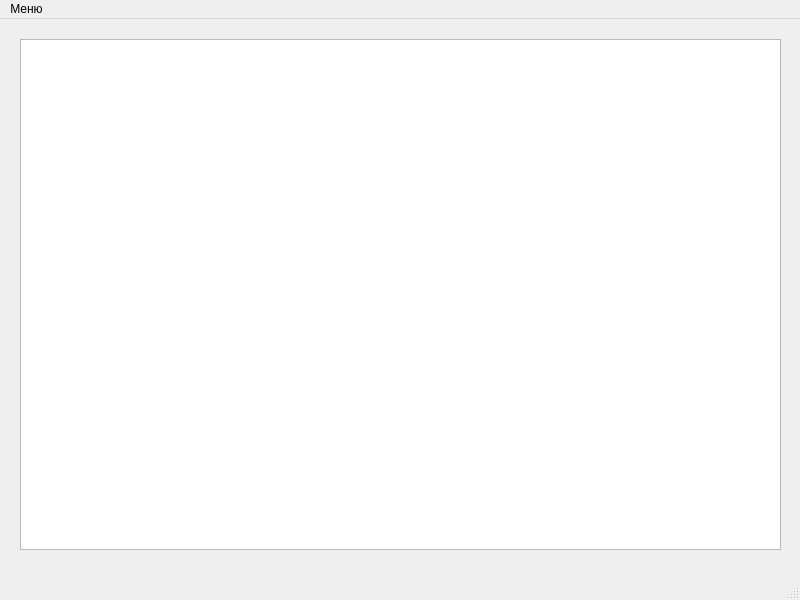
<?xml version="1.0" encoding="UTF-8"?>
<ui version="4.0">
 <class>MainWindow</class>
 <widget class="QMainWindow" name="MainWindow">
  <property name="geometry">
   <rect>
    <x>0</x>
    <y>0</y>
    <width>800</width>
    <height>600</height>
   </rect>
  </property>
  <property name="windowTitle">
   <string>Лабораторная работа №1</string>
  </property>
  <widget class="QWidget" name="centralwidget">
   <widget class="QTextEdit" name="textEdit">
    <property name="geometry">
     <rect>
      <x>20</x>
      <y>20</y>
      <width>761</width>
      <height>511</height>
     </rect>
    </property>
   </widget>
  </widget>
  <widget class="QMenuBar" name="menubar">
   <property name="geometry">
    <rect>
     <x>0</x>
     <y>0</y>
     <width>800</width>
     <height>24</height>
    </rect>
   </property>
   <widget class="QMenu" name="menu">
    <property name="title">
     <string>Меню</string>
    </property>
    <addaction name="action"/>
    <addaction name="action_2"/>
   </widget>
   <addaction name="menu"/>
  </widget>
  <widget class="QStatusBar" name="statusbar"/>
  <action name="action">
   <property name="text">
    <string>Авторы</string>
   </property>
  </action>
  <action name="action_2">
   <property name="text">
    <string>Выход</string>
   </property>
  </action>
 </widget>
 <resources/>
 <connections>
  <connection>
   <sender>action_2</sender>
   <signal>triggered()</signal>
   <receiver>MainWindow</receiver>
   <slot>close()</slot>
   <hints>
    <hint type="sourcelabel">
     <x>-1</x>
     <y>-1</y>
    </hint>
    <hint type="destinationlabel">
     <x>399</x>
     <y>299</y>
    </hint>
   </hints>
  </connection>
 </connections>
 <slots>
  <slot>authors()</slot>
 </slots>
</ui>
